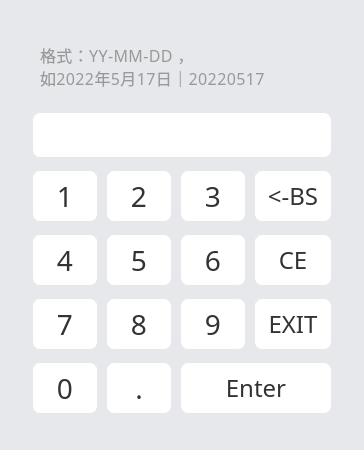
     <widget class="QWidget" name="keyboard_data" native="true">
      <property name="enabled">
       <bool>true</bool>
      </property>
      <property name="geometry">
       <rect>
        <x>630</x>
        <y>20</y>
        <width>364</width>
        <height>450</height>
       </rect>
      </property>
      <property name="acceptDrops">
       <bool>false</bool>
      </property>
      <property name="styleSheet">
       <string notr="true">background: #E7E8EC;
border-radius: 18px;</string>
      </property>
      <widget class="softkey" name="toolButton_one">
       <property name="geometry">
        <rect>
         <x>32</x>
         <y>170</y>
         <width>66</width>
         <height>52</height>
        </rect>
       </property>
       <property name="styleSheet">
        <string notr="true">QToolButton
{
background: #FFFFFF;
border: 1px solid rgba(232,232,232,1);
border-radius: 8px;
font-family: PingFangSC-Regular;
font-size: 28px;
color: #333333;
text-align: center;
font-weight: 400;
}
QToolButton:pressed
{
	padding-left:1px;
	padding-top:1px;
}
</string>
       </property>
       <property name="text">
        <string>1</string>
       </property>
      </widget>
      <widget class="softkey" name="toolButton_two">
       <property name="geometry">
        <rect>
         <x>106</x>
         <y>170</y>
         <width>66</width>
         <height>52</height>
        </rect>
       </property>
       <property name="styleSheet">
        <string notr="true">QToolButton
{
background: #FFFFFF;
border: 1px solid rgba(232,232,232,1);
border-radius: 8px;
font-family: PingFangSC-Regular;
font-size: 28px;
color: #333333;
text-align: center;
font-weight: 400;
}
QToolButton:pressed
{
	padding-left:1px;
	padding-top:1px;
}
</string>
       </property>
       <property name="text">
        <string>2</string>
       </property>
      </widget>
      <widget class="softkey" name="toolButton_three">
       <property name="geometry">
        <rect>
         <x>180</x>
         <y>170</y>
         <width>66</width>
         <height>52</height>
        </rect>
       </property>
       <property name="styleSheet">
        <string notr="true">QToolButton
{
background: #FFFFFF;
border: 1px solid rgba(232,232,232,1);
border-radius: 8px;
font-family: PingFangSC-Regular;
font-size: 28px;
color: #333333;
text-align: center;
font-weight: 400;
}
QToolButton:pressed
{
	padding-left:1px;
	padding-top:1px;
}
</string>
       </property>
       <property name="text">
        <string>3</string>
       </property>
      </widget>
      <widget class="softkey" name="toolButton_four">
       <property name="geometry">
        <rect>
         <x>32</x>
         <y>234</y>
         <width>66</width>
         <height>52</height>
        </rect>
       </property>
       <property name="styleSheet">
        <string notr="true">QToolButton
{
background: #FFFFFF;
border: 1px solid rgba(232,232,232,1);
border-radius: 8px;
font-family: PingFangSC-Regular;
font-size: 28px;
color: #333333;
text-align: center;
font-weight: 400;
}
QToolButton:pressed
{
	padding-left:1px;
	padding-top:1px;
}
</string>
       </property>
       <property name="text">
        <string>4</string>
       </property>
      </widget>
      <widget class="softkey" name="toolButton_five">
       <property name="geometry">
        <rect>
         <x>106</x>
         <y>234</y>
         <width>66</width>
         <height>52</height>
        </rect>
       </property>
       <property name="styleSheet">
        <string notr="true">QToolButton
{
background: #FFFFFF;
border: 1px solid rgba(232,232,232,1);
border-radius: 8px;
font-family: PingFangSC-Regular;
font-size: 28px;
color: #333333;
text-align: center;
font-weight: 400;
}
QToolButton:pressed
{
	padding-left:1px;
	padding-top:1px;
}
</string>
       </property>
       <property name="text">
        <string>5</string>
       </property>
      </widget>
      <widget class="softkey" name="toolButton_six">
       <property name="geometry">
        <rect>
         <x>180</x>
         <y>234</y>
         <width>66</width>
         <height>52</height>
        </rect>
       </property>
       <property name="styleSheet">
        <string notr="true">QToolButton
{
background: #FFFFFF;
border: 1px solid rgba(232,232,232,1);
border-radius: 8px;
font-family: PingFangSC-Regular;
font-size: 28px;
color: #333333;
text-align: center;
font-weight: 400;
}
QToolButton:pressed
{
	padding-left:1px;
	padding-top:1px;
}
</string>
       </property>
       <property name="text">
        <string>6</string>
       </property>
      </widget>
      <widget class="softkey" name="toolButton_seven">
       <property name="geometry">
        <rect>
         <x>32</x>
         <y>298</y>
         <width>66</width>
         <height>52</height>
        </rect>
       </property>
       <property name="styleSheet">
        <string notr="true">QToolButton
{
background: #FFFFFF;
border: 1px solid rgba(232,232,232,1);
border-radius: 8px;
font-family: PingFangSC-Regular;
font-size: 28px;
color: #333333;
text-align: center;
font-weight: 400;
}
QToolButton:pressed
{
	padding-left:1px;
	padding-top:1px;
}
</string>
       </property>
       <property name="text">
        <string>7</string>
       </property>
      </widget>
      <widget class="softkey" name="toolButton_eight">
       <property name="geometry">
        <rect>
         <x>106</x>
         <y>298</y>
         <width>66</width>
         <height>52</height>
        </rect>
       </property>
       <property name="styleSheet">
        <string notr="true">QToolButton
{
background: #FFFFFF;
border: 1px solid rgba(232,232,232,1);
border-radius: 8px;
font-family: PingFangSC-Regular;
font-size: 28px;
color: #333333;
text-align: center;
font-weight: 400;
}
QToolButton:pressed
{
	padding-left:1px;
	padding-top:1px;
}
</string>
       </property>
       <property name="text">
        <string>8</string>
       </property>
      </widget>
      <widget class="softkey" name="toolButton_nine">
       <property name="geometry">
        <rect>
         <x>180</x>
         <y>298</y>
         <width>66</width>
         <height>52</height>
        </rect>
       </property>
       <property name="styleSheet">
        <string notr="true">QToolButton
{
background: #FFFFFF;
border: 1px solid rgba(232,232,232,1);
border-radius: 8px;
font-family: PingFangSC-Regular;
font-size: 28px;
color: #333333;
text-align: center;
font-weight: 400;
}
QToolButton:pressed
{
	padding-left:1px;
	padding-top:1px;
}
</string>
       </property>
       <property name="text">
        <string>9</string>
       </property>
      </widget>
      <widget class="softkey" name="toolButton_zero">
       <property name="geometry">
        <rect>
         <x>32</x>
         <y>362</y>
         <width>66</width>
         <height>52</height>
        </rect>
       </property>
       <property name="styleSheet">
        <string notr="true">QToolButton
{
background: #FFFFFF;
border: 1px solid rgba(232,232,232,1);
border-radius: 8px;
font-family: PingFangSC-Regular;
font-size: 28px;
color: #333333;
text-align: center;
font-weight: 400;
}
QToolButton:pressed
{
	padding-left:1px;
	padding-top:1px;
}
</string>
       </property>
       <property name="text">
        <string>0</string>
       </property>
      </widget>
      <widget class="softkey" name="toolButton_point">
       <property name="geometry">
        <rect>
         <x>106</x>
         <y>362</y>
         <width>66</width>
         <height>52</height>
        </rect>
       </property>
       <property name="styleSheet">
        <string notr="true">QToolButton
{
background: #FFFFFF;
border: 1px solid rgba(232,232,232,1);
border-radius: 8px;
font-family: PingFangSC-Regular;
font-size: 28px;
color: #333333;
text-align: center;
font-weight: 400;
}
QToolButton:pressed
{
	padding-left:1px;
	padding-top:1px;
}
</string>
       </property>
       <property name="text">
        <string>.</string>
       </property>
      </widget>
      <widget class="softkey" name="toolButton_enter">
       <property name="geometry">
        <rect>
         <x>180</x>
         <y>362</y>
         <width>152</width>
         <height>52</height>
        </rect>
       </property>
       <property name="styleSheet">
        <string notr="true">QToolButton
{
background: #FFFFFF;
border: 1px solid rgba(232,232,232,1);
border-radius: 8px;
font-family: PingFangSC-Regular;
font-size: 24px;
color: #333333;
text-align: center;
font-weight: 400;
}
QToolButton:pressed
{
	padding-left:1px;
	padding-top:1px;
}
</string>
       </property>
       <property name="text">
        <string>Enter</string>
       </property>
      </widget>
      <widget class="softkey" name="toolButton_bs">
       <property name="geometry">
        <rect>
         <x>254</x>
         <y>170</y>
         <width>78</width>
         <height>52</height>
        </rect>
       </property>
       <property name="styleSheet">
        <string notr="true">QToolButton
{
background: #FFFFFF;
border: 1px solid rgba(232,232,232,1);
border-radius: 8px;
font-family: PingFangSC-Regular;
font-size: 24px;
color: #333333;
text-align: center;
font-weight: 400;
}
QToolButton:pressed
{
	padding-left:1px;
	padding-top:1px;
}
</string>
       </property>
       <property name="text">
        <string>&lt;-BS</string>
       </property>
      </widget>
      <widget class="softkey" name="toolButton_ce">
       <property name="geometry">
        <rect>
         <x>254</x>
         <y>234</y>
         <width>78</width>
         <height>52</height>
        </rect>
       </property>
       <property name="styleSheet">
        <string notr="true">QToolButton
{
background: #FFFFFF;
border: 1px solid rgba(232,232,232,1);
border-radius: 8px;
font-family: PingFangSC-Regular;
font-size: 24px;
color: #333333;
text-align: center;
font-weight: 400;
}
QToolButton:pressed
{
	padding-left:1px;
	padding-top:1px;
}
</string>
       </property>
       <property name="text">
        <string>CE</string>
       </property>
      </widget>
      <widget class="softkey" name="toolButton_exit">
       <property name="geometry">
        <rect>
         <x>254</x>
         <y>298</y>
         <width>78</width>
         <height>52</height>
        </rect>
       </property>
       <property name="styleSheet">
        <string notr="true">QToolButton
{
background: #FFFFFF;
border: 1px solid rgba(232,232,232,1);
border-radius: 8px;
font-family: PingFangSC-Regular;
font-size: 24px;
color: #333333;
text-align: center;
font-weight: 400;
}
QToolButton:pressed
{
	padding-left:1px;
	padding-top:1px;
}
</string>
       </property>
       <property name="text">
        <string>EXIT</string>
       </property>
      </widget>
      <widget class="QLineEdit" name="lineEdit_keyboard_data">
       <property name="geometry">
        <rect>
         <x>32</x>
         <y>112</y>
         <width>300</width>
         <height>46</height>
        </rect>
       </property>
       <property name="styleSheet">
        <string notr="true">background: #FFFFFF;
border: 1px solid rgba(232,232,232,1);
border-radius: 8px;
font-family: PingFangSC-Regular;
font-size: 30px;
color: #333333;
letter-spacing: 0;
line-height: 40px;
font-weight: 400;</string>
       </property>
      </widget>
      <widget class="QLabel" name="label_keyboard_data">
       <property name="geometry">
        <rect>
         <x>40</x>
         <y>38</y>
         <width>241</width>
         <height>56</height>
        </rect>
       </property>
       <property name="styleSheet">
        <string notr="true">font-family: PingFangSC-Regular;
font-size: 16px;
color: #999999;
letter-spacing: 0.4px;
line-height: 28px;
font-weight: 400;</string>
       </property>
       <property name="text">
        <string>格式：YY-MM-DD ，
如2022年5月17日｜20220517</string>
       </property>
      </widget>
     </widget>
